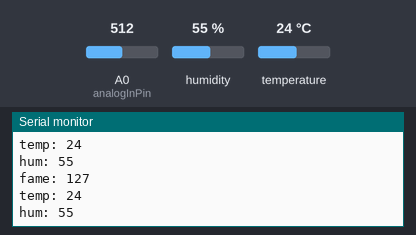
The sketch below on a simulated Arduino Uno, built with avr-gcc and run on an emulated ATmega328P. On the bench: the last lines printed to the serial monitor. The test bench sets the inputs (shaded band); at power-on: humidity 55 %, A0 (analogInPin) = 512, temperature 24 °C.

Above: at 3.8 s.
3.9 s: humidity set to 22 %
At 7.0 s:
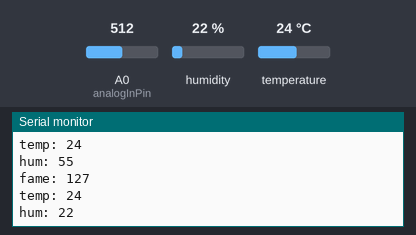
7.8 s: A0 (analogInPin) set to 716
At 10.2 s:
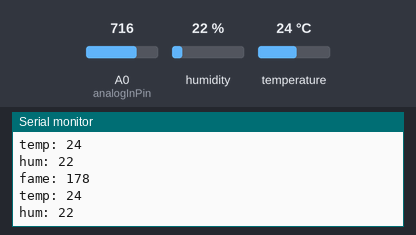
11.7 s: temperature set to 12 °C
At 13.4 s:
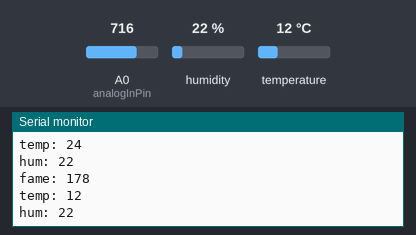
15.6 s: A0 (analogInPin) set to 900
At 19.2 s:
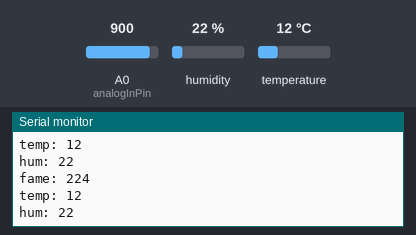
19.5 s: humidity set to 40 %
At 21.7 s:
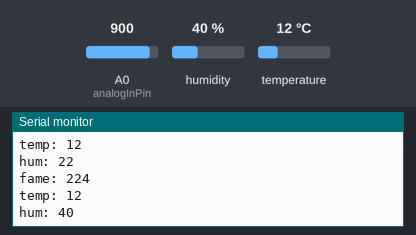
Timing chart, 0 to 23.2 s (numbered marks = the images above; inputs shaded):
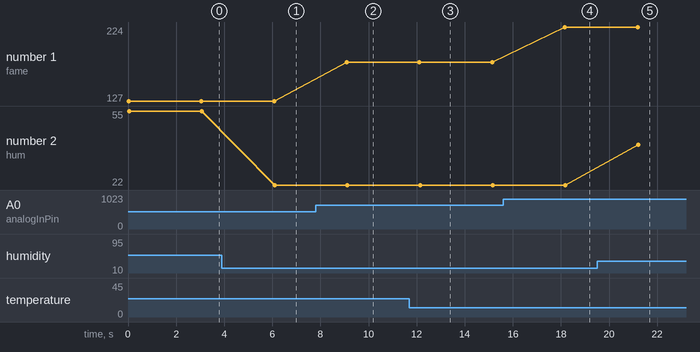

Measured:
- after the input at 3.9 s, the serial monitor: prints a new line after 2.2 s (image 1)
- after the input at 7.8 s, the serial monitor: prints a new line after 1.3 s (image 2)
- after the input at 11.7 s, the serial monitor: prints a new line after 0.43 s (image 3)
- after the input at 15.6 s, the serial monitor: prints a new line after 2.6 s (image 4)
- after the input at 19.5 s, the serial monitor: prints a new line after 1.7 s (image 5)
- plotted number 1: 127 → 178 after the input at 7.8 s, 178 → 224 after the input at 15.6 s
- plotted number 2: 55 → 22 after the input at 3.9 s, 22 → 40 after the input at 19.5 s

The sketch:

smart_classroom.ino
```cpp
#include <dht.h>

dht DHT;


const int analogInPin = A0;  // Analog input pin that the potentiometer is attached to
const int dht_dpin = A1; //no ; here. Set equal to channel sensor is on
const int analogOutPin = 9; // Analog output pin that the LED is attached to

int sensorValue = 0;        // value read from the pot
int outputValue = 0;        // value output to the PWM (analog out)
int temp = 0;
int hum = 0;

void setup() {
  Serial.begin(9600);
}

void loop() {
  DHT.read11(dht_dpin);

  // read the analog in value:
  sensorValue = analogRead(analogInPin);

  // map it to the range of the analog out:
  outputValue = map(sensorValue, 0, 1023, 0, 255);

  temp = DHT.temperature;
  hum = DHT.humidity;

  Serial.print("fame: ");
  Serial.println(outputValue);
  Serial.print("temp: ");
  Serial.println(temp);
  Serial.print("hum: ");
  Serial.println(hum);

  delay(3000);
}
```
